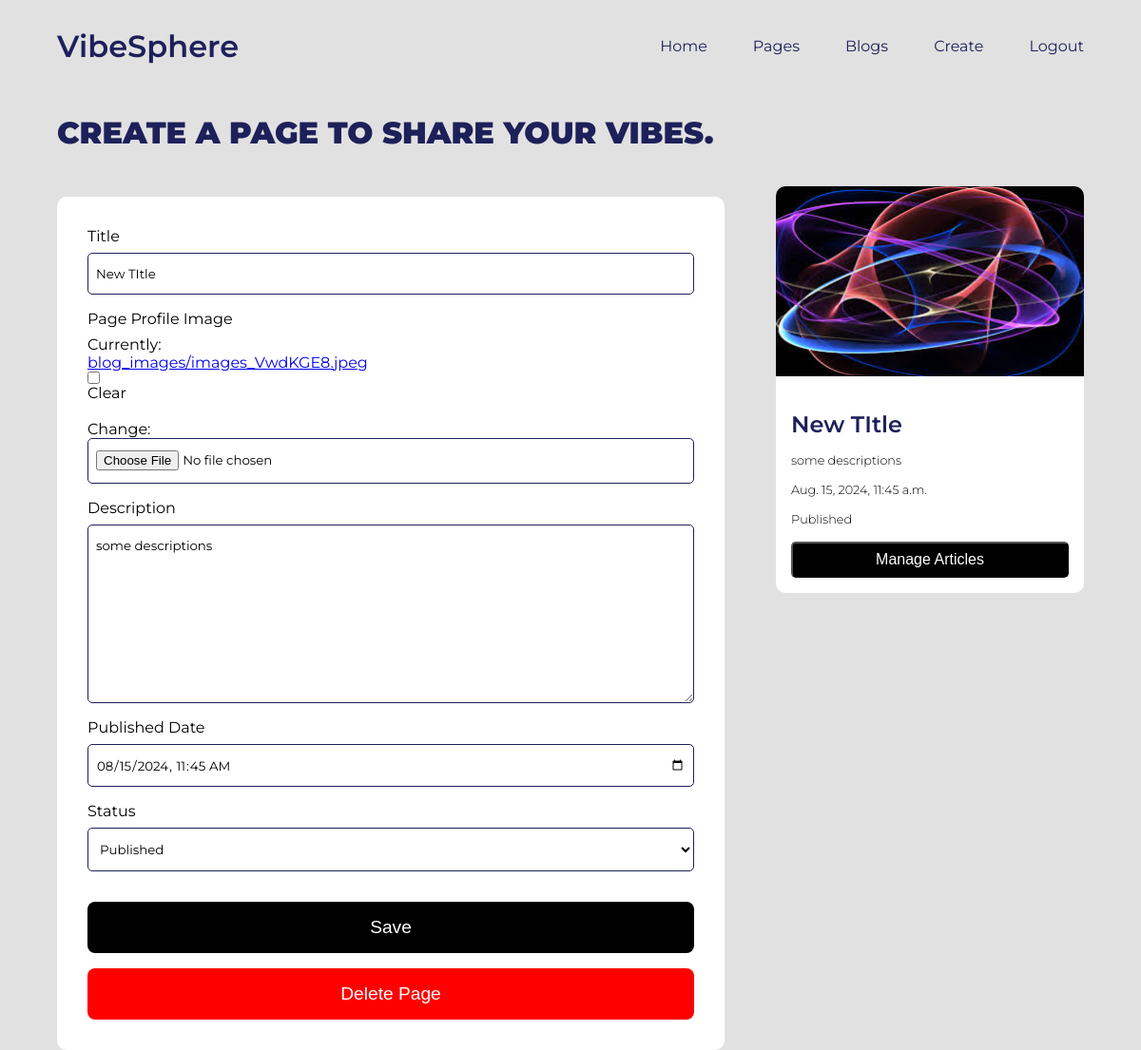
Page /page/update/New TItle/ (signed in) on the committed database.
### main/models.py (models this page shows, shortened)
class BlogPage(models.Model):
    title = models.CharField(primary_key=True, unique=True, max_length=200)
    author = models.ForeignKey(User, on_delete=models.CASCADE)
    created_date = models.DateTimeField(auto_now_add=True)
    updated_date = models.DateTimeField(auto_now=True)
    profile_image = models.ImageField(upload_to='blog_images/', blank=True, null=True)
    meta_description = models.TextField(blank=True, null=True)
    published_date = models.DateTimeField(blank=True, null=True)
    status = models.CharField(max_length=10, choices=[('draft', 'Pending'), ('published', 'Published')], default='draft')

### main/views.py (the view)
# urls.py: path('page/update/<str:title>/', views.update_page, name="update_page"),
@login_required
def update_page(request, title):
    redirect_response = redirect_if_not_logged_in(request)
    if redirect_response:
        return redirect_response
    page = get_object_or_404(BlogPage, title__iexact=title.lower())
    if page.author != request.user:
        messages.error(request, 'You do not have permission to edit this page.')
        return redirect('create_page')
    if request.method == 'POST':
        if 'delete_page' in request.POST:
            page.delete()
            messages.success(request, 'Page deleted successfully.')
            return redirect('pages')
        else:
            form = BlogPageForm(request.POST, request.FILES, instance=page)
            if form.is_valid():
                form.save()
                messages.success(request, 'Page updated successfully.')
                return redirect('pages')
    else:
        form = BlogPageForm(instance=page)
    context = {
        'show_navbar': True,
        'form': form,
        'page': page
    }
    return render(request, 'page_form.html', context)

### main/forms.py
class BlogPageForm(forms.ModelForm):
    class Meta:
        model = BlogPage
        fields = [
            'title',
            'profile_image',
            'meta_description',
            'published_date',
            'status',
        ]
        widgets = {
            'title': forms.TextInput(attrs={'class': 'form__input'}),
            'profile_image': forms.ClearableFileInput(attrs={'class': 'form__input'}),
            'meta_description': forms.Textarea(attrs={'class': 'form__input', 'placeholder': 'Describe the aim and purpose of creating this page in a few words.'}),
            'published_date': forms.DateTimeInput(attrs={'type': 'datetime-local','class': 'form__input'}),
            'status': forms.Select(choices=[('draft', 'Draft'), ('published', 'Published')], attrs={'class': 'form__input'}),
        }

### main/views.py (called while the page is built)
def redirect_if_not_logged_in(request):
    if not request.user.is_authenticated:
        return redirect('login')
    return None

### templates/page_form.html (shortened to what this page needs)
{%extends 'main.html'%}
{% load static %}
{%block extra_css %}
<link rel="stylesheet" href="{% static 'css/page_form.css' %}" />
{% endblock %}
{% block content %}
    <div class="page__form__container">
        <div class="left__container">
            <h1 class="form__header">Create a page to share your vibes.</h1>
            <form method="post" enctype="multipart/form-data" class="form">
                <div class="form__group">
                    <label class="form__label" for="id_title">Title</label>
                    {{ form.title}}
                </div>
                <div class="form__group">
                    <label class="form__label" for="id_image">Page Profile Image</label>
                    {{ form.profile_image}}
                </div>
                <div class="form__group">
                    <label class="form__label" for="id_text">Description</label>
                    {{ form.meta_description}}
                </div>
                <div class="form__group">
                    <label class="form__label" for="id_text">Published Date</label>
                    {{ form.published_date}}
                </div>
                <div class="form__group">
                    <label class="form__label" for="id_text">Status</label>
                    {{ form.status}}
                </div>
                <button type="submit" class="save__btn">Save</button>
                {% if page %}
                    <button type="submit" name="delete_page" value="delete" class="delete__btn" onclick="return confirm('Are you sure you want to delete this page?');">Delete Page</button>
                {% endif %}
            </form>
        </div>
        {% if page %}
            <div class="right__container">
                <img src="{{ page.profile_image.url }}" alt="{{ page.title }}" class="page__image">
                <div class="page__info__container">
                    <h2 class="page__title">{{ page.title }}</h2>
                    <p class="page__body">{{ page.meta_description }}</p>
                    <p class="page__body">{{ page.published_date }}</p>
                    <p class="page__body">{{ page.get_status_display }}</p>
                    <a href="{% url 'articles_by_page' page.title%}">
                        <button class="manage__btn">Manage Articles</button>
                    </a>
                </div>
            </div>
        {% endif %}
    </div>
{% endblock %}

### static/css/main.css (style rules this page uses)
* { margin: 0; padding: 0; box-sizing: border-box; }
body { background-color: #e1e1e1; font-family: "Montserrat", sans-serif; }

### static/css/page_form.css (style rules this page uses)
.page__form__container { display: flex; justify-content: space-between; align-items: flex-start; width: 90%; margin: auto; margin-top: 2%; }
.left__container { width: 65%; }
.form__header { color: #1E205A; text-transform: uppercase; font-size: 2rem; font-weight: 900; }
.form { width: 100%; height: auto; margin-top: 3rem; background-color: #ffffff; padding: 2rem; border-radius: 10px; }
.form__group { display: flex; justify-content: flex-start; align-items: flex-start; flex-direction: column; }
.form__label { margin-bottom: .5rem; }
.form__input { background-color: transparent; border: none; border: 1px solid #1E205A; padding: .8rem .5rem; margin-bottom: 1rem; width: 100%; border-radius: 5px; font-family: "Montserrat", sans-serif; }
.save__btn, .delete__btn { width: 100%; height: 20%; margin-top: 1rem; padding: 1rem; border: none; border-radius: .5rem; cursor: pointer; font-size: 1.2rem; font-weight: 300; color: #ffffff; }
.save__btn { background-color: #000000; }
.delete__btn { background-color: red; }
.right__container { width: 30%; background-color: #ffffff; height: auto; margin-top: 7%; border-radius: 10px; }
.page__image { width: 100%; height: 200px; border-top-left-radius: 10px; border-top-right-radius: 10px; }
.page__info__container { padding: 1rem; }
.page__title { color: #1E205A; font-weight: 600; margin-top: 1rem; }
.page__body { font-size: .8rem; font-weight: 300; margin-top: 1rem; }
.manage__btn { text-decoration: none; width: 100%; margin: auto; background-color: #000000; text-align: center; color: #ffffff; margin-top: 1rem; padding: .5rem; font-size: 1rem; border-radius: 5px; cursor: pointer; }

### rows in the picture
BlogPage: title "New TItle", meta_description "some descriptions", published_date "08/15/2024 11:45", status "Published", profile_image (picture), published_date "Aug. 15, 2024, 11:45 a.m."
